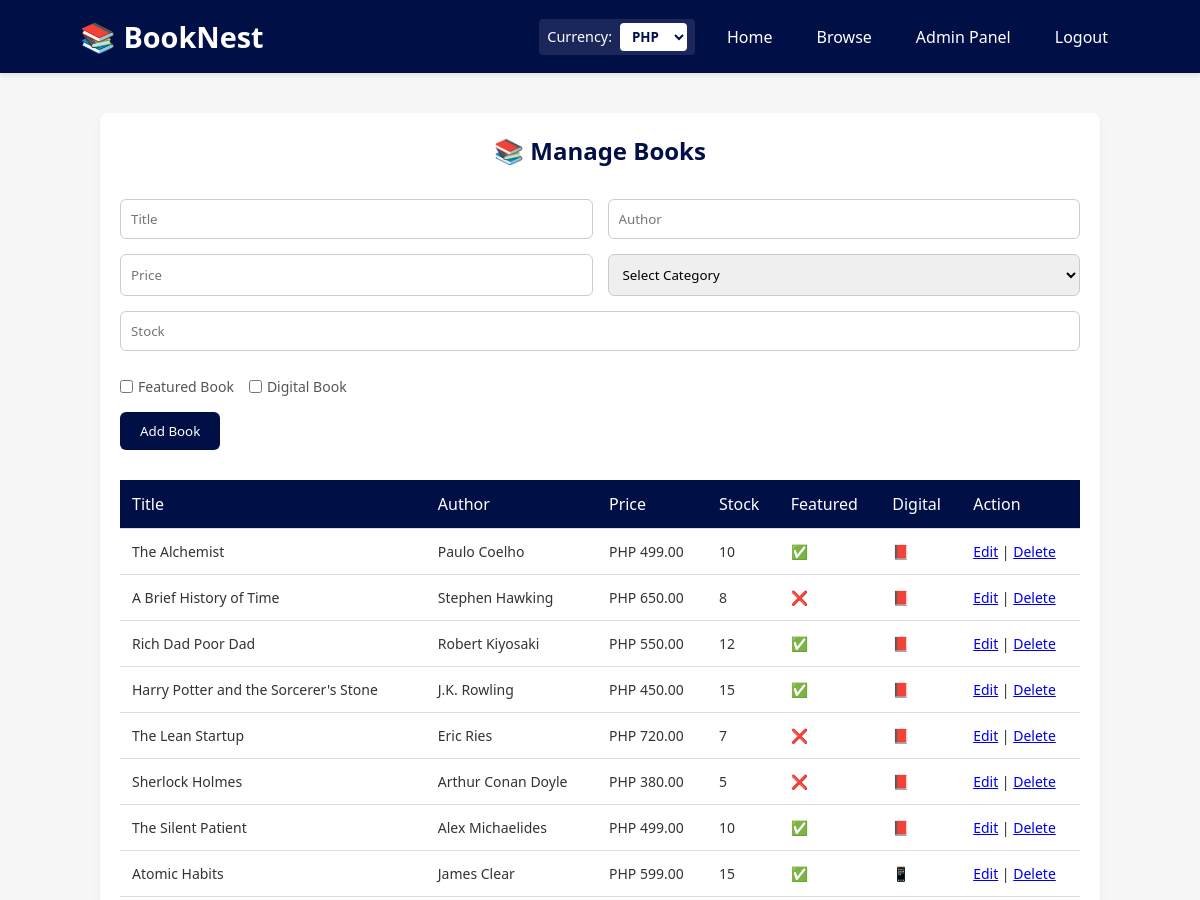
/admin-books.php (signed in, upper part), run on an earlier commit of the app's database.
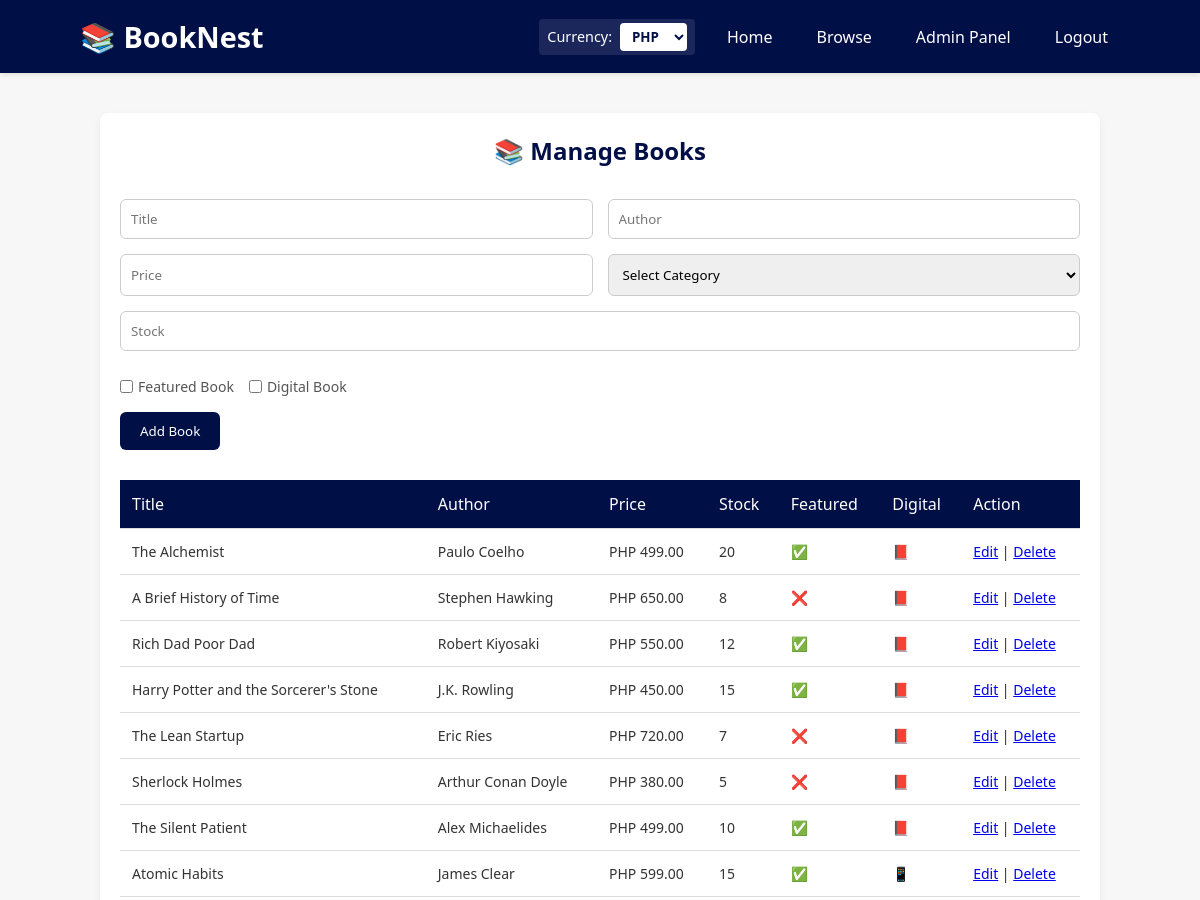
And on a later commit of the database.
### tables this page shows
CREATE TABLE `books` (
  `book_id` int(11) NOT NULL,
  `title` varchar(255) NOT NULL,
  `author` varchar(255) DEFAULT NULL,
  `price` decimal(10,2) NOT NULL,
  `stock` int(11) DEFAULT 0,
  `category_id` int(11) DEFAULT NULL,
  `is_featured` tinyint(1) DEFAULT 0,
  `is_digital` tinyint(1) DEFAULT 0
);

### includes/currency_helper.php (called while the page is built)
<?php
if (!function_exists('display_price')) {
    function display_price($price) {
        global $conn;
        if (!empty($_SESSION['user_id'])) {
            $userId = $_SESSION['user_id'];
            $stmt = $conn->prepare("SELECT ConvertPrice(?, ?) AS converted");
            $stmt->bind_param("di", $price, $userId);
            $stmt->execute();
            $result = $stmt->get_result();
            $row = $result->fetch_assoc();
            $converted = $row['converted'] ?? $price;
            $codeStmt = $conn->prepare("SELECT c.currency_code
                                        FROM user_currency_preference ucp
                                        JOIN currencies c ON ucp.currency_id = c.currency_id
                                        WHERE ucp.user_id = ?");
            $codeStmt->bind_param("i", $userId);
            $codeStmt->execute();
            $codeRes = $codeStmt->get_result();
            $codeRow = $codeRes->fetch_assoc();
            $currencyCode = $codeRow['currency_code'] ?? 'PHP';
            return $currencyCode . ' ' . number_format($converted, 2);
        }
        $currencyId = $_SESSION['currency_id'] ?? 1;
        $stmt = $conn->prepare("SELECT exchange_rate, currency_code FROM currencies WHERE currency_id = ?");
        $stmt->bind_param("i", $currencyId);
        $stmt->execute();
        $result = $stmt->get_result();
        $currency = $result->fetch_assoc();
        $rate = $currency['exchange_rate'] ?? 1.0;
        $code = $currency['currency_code'] ?? 'PHP';
        $converted = $price * $rate;
        return $code . ' ' . number_format($converted, 2);
    }
}
?>

### admin-books.php (the view, shortened to what this page needs)
<?php
require_once 'includes/db.php';
$page_css = '/BookNest/css/adminbooks.css';
include 'includes/header.php';
$edit_book = null;
$books = $conn->query("SELECT * FROM books");
?>
<div class="container">
    <div class="books-container">
        <h2>📚 Manage Books</h2>
        <form method="post" class="book-form">
            <input type="text" name="title" placeholder="Title" required value="<?php echo htmlspecialchars($edit_book['title'] ?? ''); ?>">
            <input type="text" name="author" placeholder="Author" value="<?php echo htmlspecialchars($edit_book['author'] ?? ''); ?>">
            <input type="number" step="0.01" name="price" placeholder="Price" required value="<?php echo $edit_book['price'] ?? ''; ?>">
            <select name="category" required>
                <option value="">Select Category</option>
            </select>
            <input type="number" name="stock" placeholder="Stock" min="0" value="<?php echo $edit_book['stock'] ?? ''; ?>">
            <div class="checkbox-group">
                <label><input type="checkbox" name="is_featured" <?php if (($edit_book['is_featured'] ?? 0) == 1) echo 'checked'; ?>> Featured Book</label>
                <label><input type="checkbox" name="is_digital" <?php if (($edit_book['is_digital'] ?? 0) == 1) echo 'checked'; ?>> Digital Book</label>
            </div>
            <button type="submit" name="<?php echo $edit_book ? 'update' : 'add'; ?>">
                <?php echo $edit_book ? 'Update Book' : 'Add Book'; ?>
            </button>
        </form>
        <table>
            <tr>
                <th>Title</th>
                <th>Author</th>
                <th>Price</th>
                <th>Stock</th>
                <th>Featured</th>
                <th>Digital</th>
                <th>Action</th>
            </tr>
            <?php while ($book = $books->fetch_assoc()): ?>
                <tr>
                    <td><?php echo htmlspecialchars($book['title']); ?></td>
                    <td><?php echo htmlspecialchars($book['author']); ?></td>
                    <td><?php echo display_price($book['price']); ?></td>
                    <td><?php echo $book['stock']; ?></td>
                    <td><?php echo $book['is_featured'] ? '✅' : '❌'; ?></td>
                    <td><?php echo $book['is_digital'] ? '📱' : '📕'; ?></td>
                    <td>
                        <a href="?edit=<?php echo $book['book_id']; ?>">Edit</a> |
                        <a href="?delete=<?php echo $book['book_id']; ?>" onclick="return confirm('Are you sure you want to delete this book?');">Delete</a>
                    </td>
                </tr>
            <?php endwhile; ?>
        </table>
    </div>
</div>
<?php include 'includes/footer.php'; ?>

### includes/header.php (shortened to what this page needs)
<?php
require_once 'includes/db.php';
require_once __DIR__ . '/currency_helper.php';
$currencies = [];
$currencyQuery = $conn->query("SELECT currency_id, currency_code, exchange_rate FROM currencies");
if ($currencyQuery) {
    $currencies = $currencyQuery->fetch_all(MYSQLI_ASSOC);
}
$currentCurrencyId = $_SESSION['currency_id'] ?? 1;
?>
<!DOCTYPE html>
<html lang="en">
<head>
    <link rel="stylesheet" href="/BookNest/css/header.css">
    <link rel="stylesheet" href="/BookNest/css/footer.css">
    <?php if (isset($page_css)): ?>
        <link rel="stylesheet" href="<?php echo $page_css; ?>">
    <?php endif; ?>
</head>
<body>
<?php if (empty($hideLayout)): ?>
<header>
    <div class="container">
        <h1>📚 BookNest</h1>
        <form method="post" class="currency-form">
            <label for="currency_id">Currency:</label>
            <select name="currency_id" id="currency_id" onchange="this.form.submit()">
                <?php foreach ($currencies as $cur): ?>
                    <option value="<?php echo $cur['currency_id']; ?>" <?php echo ($cur['currency_id'] == $currentCurrencyId) ? 'selected' : ''; ?>>
                        <?php echo htmlspecialchars($cur['currency_code']); ?>
                    </option>
                <?php endforeach; ?>
            </select>
        </form>
        <nav>
            <ul>
                <li><a href="/BookNest/index.php">Home</a></li>
                <li><a href="/BookNest/browse.php">Browse</a></li>
                <?php if (isset($_SESSION['role']) && $_SESSION['role'] === 'admin'): ?>
                    <li><a href="/BookNest/admin-dashboard.php">Admin Panel</a></li>
                <?php elseif (isset($_SESSION['role']) && $_SESSION['role'] === 'staff'): ?>
                    <li><a href="/BookNest/staff-orders.php">Staff Panel</a></li>
                <?php endif; ?>
                <?php if (isset($_SESSION['user_id'])): ?>
                    <li><a href="/BookNest/logout.php">Logout</a></li>
                <?php else: ?>
                    <li><a href="/BookNest/login.php">Login</a></li>
                    <li><a href="/BookNest/register.php">Sign Up</a></li>
                <?php endif; ?>
            </ul>
        </nav>
    </div>
</header>
<main>
<?php endif; ?>

### includes/footer.php (shortened to what this page needs)
</main>
</body>
</html>

### css/header.css (style rules this page uses)
* { font-family: 'Segoe UI', Tahoma, Geneva, Verdana, sans-serif; margin: 0; padding: 0; box-sizing: border-box; }
body { background-color: #f9f9f9; color: #333; line-height: 1.5; }
header { background-color: #010F47; padding: 15px 0; color: white; box-shadow: 0 2px 5px rgba(0, 0, 0, 0.1); }
header .container { width: 90%; max-width: 1200px; margin: auto; display: flex; justify-content: space-between; align-items: center; gap: 20px; flex-wrap: wrap; }
header h1 { flex: 1; font-size: 1.8rem; color: white; white-space: nowrap; }
.currency-form { display: flex; align-items: center; gap: 8px; background: rgba(255, 255, 255, 0.1); padding: 4px 8px; border-radius: 4px; }
.currency-form label { color: white; font-size: 0.9rem; white-space: nowrap; }
header .currency-form select { padding: 4px 8px !important; border-radius: 4px !important; border: none !important; background: white !important; color: #010F47 !important; font-weight: bold !important; cursor: pointer !important; margin-bottom: 0 !important; }
nav ul { list-style: none; display: flex; gap: 20px; flex-wrap: wrap; margin-left: auto; }
nav ul li a { color: white; text-decoration: none; font-weight: 500; padding: 8px 12px; border-radius: 6px; transition: background-color 0.3s ease; }

### css/adminbooks.css (style rules this page uses)
body { background-color: #f7f7f7; font-family: 'Segoe UI', Tahoma, Geneva, Verdana, sans-serif; color: #333; margin: 0; padding: 0; }
.container { max-width: 1200px; margin: 40px auto; padding: 0 20px; }
.books-container { max-width: 1000px; margin: 40px auto; padding: 20px; background-color: #ffffff; border-radius: 8px; box-shadow: 0 4px 10px rgba(0, 0, 0, 0.05); }
.books-container h2 { text-align: center; color: #010F47; margin-bottom: 30px; }
.book-form { display: flex; flex-wrap: wrap; gap: 15px; justify-content: space-between; margin-bottom: 30px; }
.book-form input[type="text"], .book-form input[type="number"], .book-form select { flex: 1 1 48%; padding: 10px; border: 1px solid #ccc; border-radius: 6px; transition: border-color 0.2s; }
.book-form .checkbox-group { display: flex; gap: 15px; flex: 1 1 100%; align-items: center; margin-top: 10px; }
.book-form .checkbox-group label { display: flex; align-items: center; gap: 5px; font-size: 14px; color: #555; }
.book-form button { background-color: #010F47; color: #fff; padding: 10px 20px; border: none; border-radius: 6px; cursor: pointer; transition: background-color 0.3s; }
table { width: 100%; border-collapse: collapse; margin-top: 20px; }
table th, table td { padding: 12px; border-bottom: 1px solid #ddd; text-align: left; vertical-align: middle; }
table th { background-color: #010F47; color: white; font-weight: normal; }
table td { font-size: 14px; color: #333; }

What changed in the data, as far as the page shows it:
changed books "The Alchemist": stock "10" → "20"
